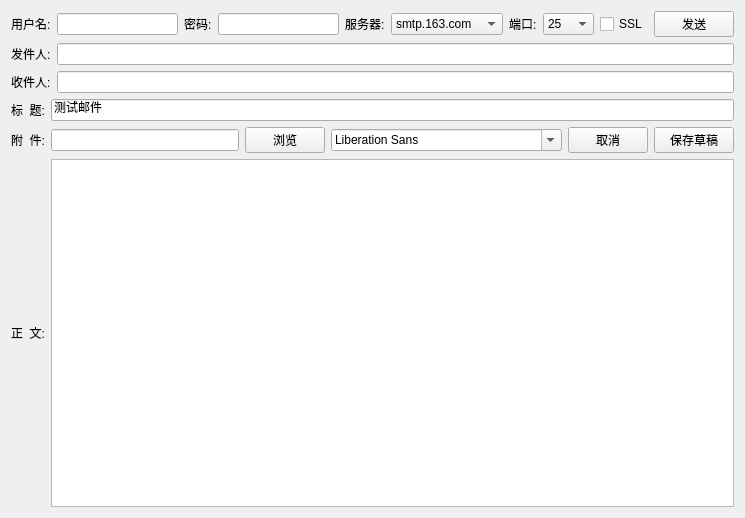
<?xml version="1.0" encoding="UTF-8"?>
<ui version="4.0">
 <class>frmMain</class>
 <widget class="QWidget" name="frmMain">
  <property name="geometry">
   <rect>
    <x>0</x>
    <y>0</y>
    <width>745</width>
    <height>518</height>
   </rect>
  </property>
  <property name="windowTitle">
   <string>邮件客户端</string>
  </property>
  <property name="windowIcon">
   <iconset>
    <normaloff>:/main.png</normaloff>:/main.png</iconset>
  </property>
  <layout class="QVBoxLayout" name="verticalLayout">
   <item>
    <layout class="QHBoxLayout" name="horizontalLayout">
     <item>
      <widget class="QLabel" name="labSender">
       <property name="text">
        <string>用户名:</string>
       </property>
      </widget>
     </item>
     <item>
      <widget class="QLineEdit" name="txtSender">
       <property name="text">
        <string/>
       </property>
      </widget>
     </item>
     <item>
      <widget class="QLabel" name="labSenderPwd">
       <property name="text">
        <string>密码:</string>
       </property>
      </widget>
     </item>
     <item>
      <widget class="QLineEdit" name="txtSenderPwd">
       <property name="text">
        <string/>
       </property>
       <property name="echoMode">
        <enum>QLineEdit::Password</enum>
       </property>
      </widget>
     </item>
     <item>
      <widget class="QLabel" name="labServer">
       <property name="text">
        <string>服务器:</string>
       </property>
      </widget>
     </item>
     <item>
      <widget class="QComboBox" name="cboxServer">
       <item>
        <property name="text">
         <string>smtp.163.com</string>
        </property>
       </item>
       <item>
        <property name="text">
         <string>smtp.126.com</string>
        </property>
       </item>
       <item>
        <property name="text">
         <string>smtp.qq.com</string>
        </property>
       </item>
       <item>
        <property name="text">
         <string>smt.sina.com</string>
        </property>
       </item>
       <item>
        <property name="text">
         <string>smtp.sohu.com</string>
        </property>
       </item>
       <item>
        <property name="text">
         <string>smtp.139.com</string>
        </property>
       </item>
       <item>
        <property name="text">
         <string>smtp.189.com</string>
        </property>
       </item>
      </widget>
     </item>
     <item>
      <widget class="QLabel" name="labPort">
       <property name="text">
        <string>端口:</string>
       </property>
      </widget>
     </item>
     <item>
      <widget class="QComboBox" name="cboxPort">
       <item>
        <property name="text">
         <string>25</string>
        </property>
       </item>
       <item>
        <property name="text">
         <string>465</string>
        </property>
       </item>
       <item>
        <property name="text">
         <string>587</string>
        </property>
       </item>
      </widget>
     </item>
     <item>
      <widget class="QCheckBox" name="ckSSL">
       <property name="text">
        <string>SSL</string>
       </property>
      </widget>
     </item>
     <item>
      <widget class="QPushButton" name="btnSend">
       <property name="cursor">
        <cursorShape>PointingHandCursor</cursorShape>
       </property>
       <property name="text">
        <string>发送</string>
       </property>
      </widget>
     </item>
    </layout>
   </item>
   <item>
    <layout class="QHBoxLayout" name="horizontalLayout_2">
     <item>
      <widget class="QLabel" name="labSenderAddr">
       <property name="text">
        <string>发件人:</string>
       </property>
      </widget>
     </item>
     <item>
      <widget class="QLineEdit" name="txtSenderAddr">
       <property name="text">
        <string/>
       </property>
      </widget>
     </item>
    </layout>
   </item>
   <item>
    <layout class="QHBoxLayout" name="horizontalLayout_3">
     <item>
      <widget class="QLabel" name="labReceiverAddr">
       <property name="text">
        <string>收件人:</string>
       </property>
      </widget>
     </item>
     <item>
      <widget class="QLineEdit" name="txtReceiverAddr">
       <property name="text">
        <string/>
       </property>
      </widget>
     </item>
    </layout>
   </item>
   <item>
    <layout class="QHBoxLayout" name="horizontalLayout_4">
     <item>
      <widget class="QLabel" name="labTitle">
       <property name="text">
        <string>标  题:</string>
       </property>
      </widget>
     </item>
     <item>
      <widget class="QLineEdit" name="txtTitle">
       <property name="text">
        <string>测试邮件</string>
       </property>
      </widget>
     </item>
    </layout>
   </item>
   <item>
    <layout class="QHBoxLayout" name="horizontalLayout_5">
     <item>
      <widget class="QLabel" name="labAtta">
       <property name="text">
        <string>附  件:</string>
       </property>
      </widget>
     </item>
     <item>
      <widget class="QLineEdit" name="txtAtta"/>
     </item>
     <item>
      <widget class="QPushButton" name="btnSelect">
       <property name="cursor">
        <cursorShape>PointingHandCursor</cursorShape>
       </property>
       <property name="text">
        <string>浏览</string>
       </property>
      </widget>
     </item>
     <item>
      <widget class="QFontComboBox" name="fontComboBox"/>
     </item>
     <item>
      <widget class="QPushButton" name="btn_canle">
       <property name="text">
        <string>取消</string>
       </property>
      </widget>
     </item>
     <item>
      <widget class="QPushButton" name="btn_save">
       <property name="text">
        <string>保存草稿</string>
       </property>
      </widget>
     </item>
    </layout>
   </item>
   <item>
    <layout class="QHBoxLayout" name="horizontalLayout_6">
     <item>
      <widget class="QLabel" name="labContent">
       <property name="text">
        <string>正  文:</string>
       </property>
      </widget>
     </item>
     <item>
      <widget class="QTextEdit" name="txtContent"/>
     </item>
    </layout>
   </item>
  </layout>
 </widget>
 <layoutdefault spacing="6" margin="11"/>
 <resources/>
 <connections/>
</ui>
